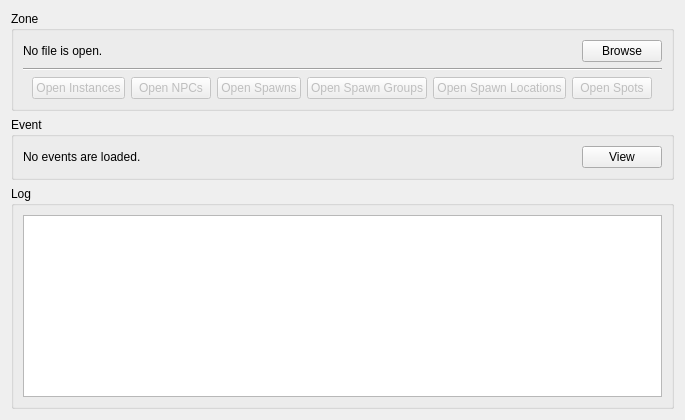
<?xml version="1.0" encoding="UTF-8"?>
<ui version="4.0">
 <class>MainWindow</class>
 <widget class="QWidget" name="MainWindow">
  <property name="geometry">
   <rect>
    <x>0</x>
    <y>0</y>
    <width>685</width>
    <height>420</height>
   </rect>
  </property>
  <property name="windowTitle">
   <string>COMP_hack Cathedral of Content</string>
  </property>
  <layout class="QVBoxLayout" name="verticalLayout_2">
   <item>
    <widget class="QGroupBox" name="groupZone">
     <property name="title">
      <string>Zone</string>
     </property>
     <layout class="QVBoxLayout" name="verticalLayout_3">
      <item>
       <layout class="QHBoxLayout" name="zoneCurrentLayout">
        <item>
         <widget class="QLabel" name="zonePath">
          <property name="sizePolicy">
           <sizepolicy hsizetype="Expanding" vsizetype="Preferred">
            <horstretch>0</horstretch>
            <verstretch>0</verstretch>
           </sizepolicy>
          </property>
          <property name="text">
           <string>No file is open.</string>
          </property>
         </widget>
        </item>
        <item>
         <widget class="QPushButton" name="zoneBrowse">
          <property name="text">
           <string>Browse</string>
          </property>
         </widget>
        </item>
       </layout>
      </item>
      <item>
       <widget class="Line" name="line">
        <property name="orientation">
         <enum>Qt::Horizontal</enum>
        </property>
       </widget>
      </item>
      <item>
       <layout class="QHBoxLayout" name="zoneControlLayout">
        <item>
         <spacer name="spacerZoneLeft">
          <property name="orientation">
           <enum>Qt::Horizontal</enum>
          </property>
          <property name="sizeHint" stdset="0">
           <size>
            <width>40</width>
            <height>20</height>
           </size>
          </property>
         </spacer>
        </item>
        <item>
         <widget class="QPushButton" name="pushButton_2">
          <property name="enabled">
           <bool>false</bool>
          </property>
          <property name="text">
           <string>Open Instances</string>
          </property>
         </widget>
        </item>
        <item>
         <widget class="QPushButton" name="openNPCs">
          <property name="enabled">
           <bool>false</bool>
          </property>
          <property name="text">
           <string>Open NPCs</string>
          </property>
         </widget>
        </item>
        <item>
         <widget class="QPushButton" name="pushButton_4">
          <property name="enabled">
           <bool>false</bool>
          </property>
          <property name="text">
           <string>Open Spawns</string>
          </property>
         </widget>
        </item>
        <item>
         <widget class="QPushButton" name="pushButton_5">
          <property name="enabled">
           <bool>false</bool>
          </property>
          <property name="text">
           <string>Open Spawn Groups</string>
          </property>
         </widget>
        </item>
        <item>
         <widget class="QPushButton" name="pushButton_6">
          <property name="enabled">
           <bool>false</bool>
          </property>
          <property name="text">
           <string>Open Spawn Locations</string>
          </property>
         </widget>
        </item>
        <item>
         <widget class="QPushButton" name="openSpots">
          <property name="enabled">
           <bool>false</bool>
          </property>
          <property name="text">
           <string>Open Spots</string>
          </property>
         </widget>
        </item>
        <item>
         <spacer name="spacerZoneRight">
          <property name="orientation">
           <enum>Qt::Horizontal</enum>
          </property>
          <property name="sizeHint" stdset="0">
           <size>
            <width>40</width>
            <height>20</height>
           </size>
          </property>
         </spacer>
        </item>
       </layout>
      </item>
     </layout>
    </widget>
   </item>
   <item>
    <widget class="QGroupBox" name="groupEvent">
     <property name="title">
      <string>Event</string>
     </property>
     <layout class="QHBoxLayout" name="horizontalLayout">
      <item>
       <widget class="QLabel" name="eventCount">
        <property name="text">
         <string>No events are loaded.</string>
        </property>
       </widget>
      </item>
      <item>
       <widget class="QPushButton" name="eventsView">
        <property name="sizePolicy">
         <sizepolicy hsizetype="Maximum" vsizetype="Fixed">
          <horstretch>0</horstretch>
          <verstretch>0</verstretch>
         </sizepolicy>
        </property>
        <property name="text">
         <string>View</string>
        </property>
       </widget>
      </item>
     </layout>
    </widget>
   </item>
   <item>
    <widget class="QGroupBox" name="logGroup">
     <property name="title">
      <string>Log</string>
     </property>
     <layout class="QVBoxLayout" name="verticalLayout">
      <item>
       <widget class="QTextEdit" name="log">
        <property name="readOnly">
         <bool>true</bool>
        </property>
       </widget>
      </item>
     </layout>
    </widget>
   </item>
  </layout>
 </widget>
 <resources/>
 <connections/>
</ui>
